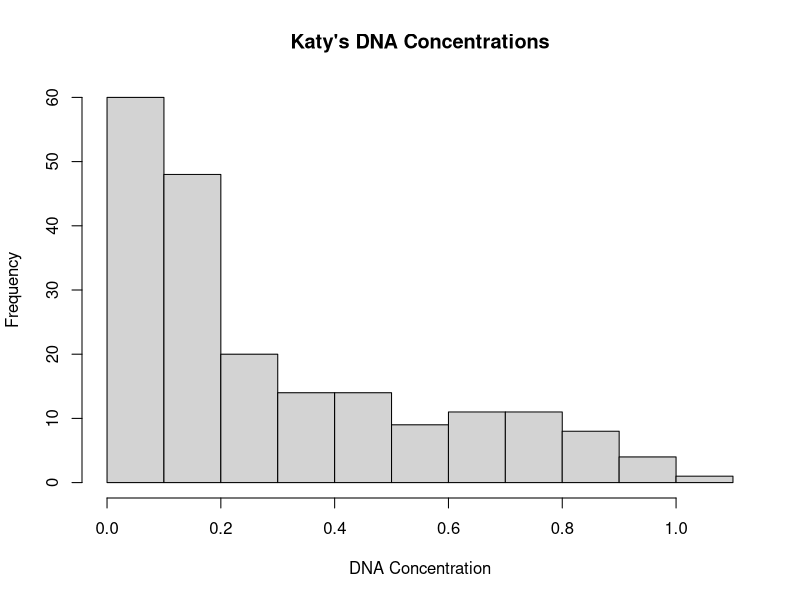
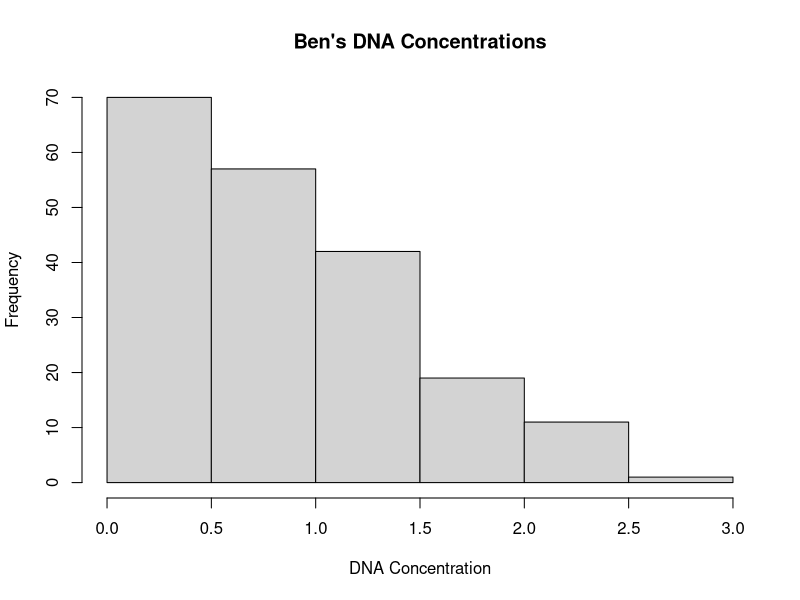
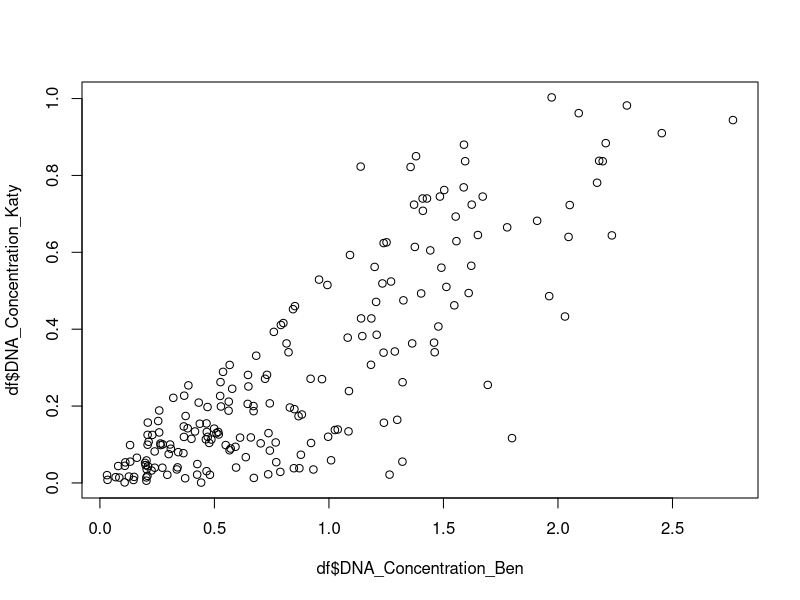
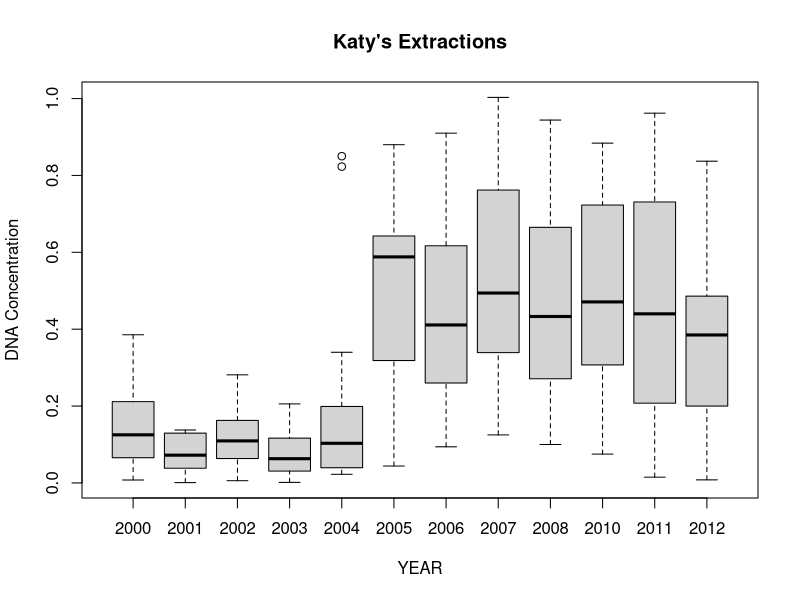
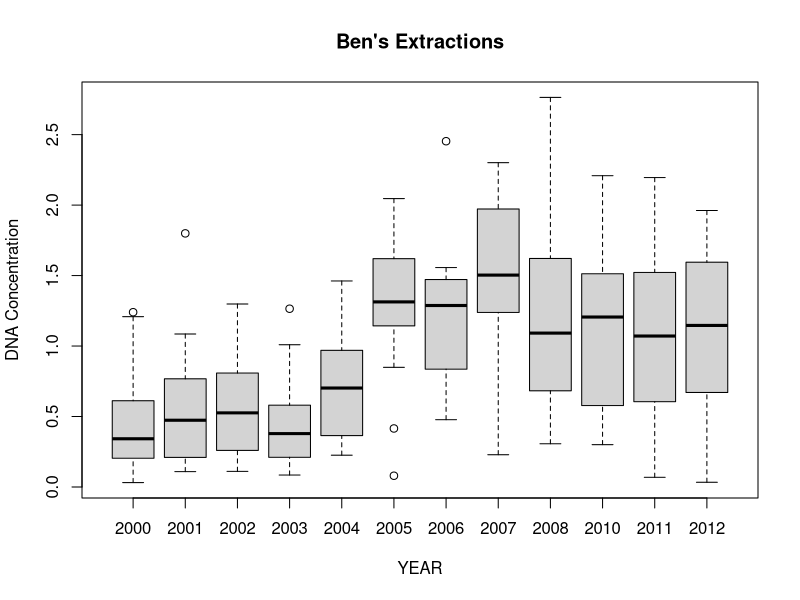
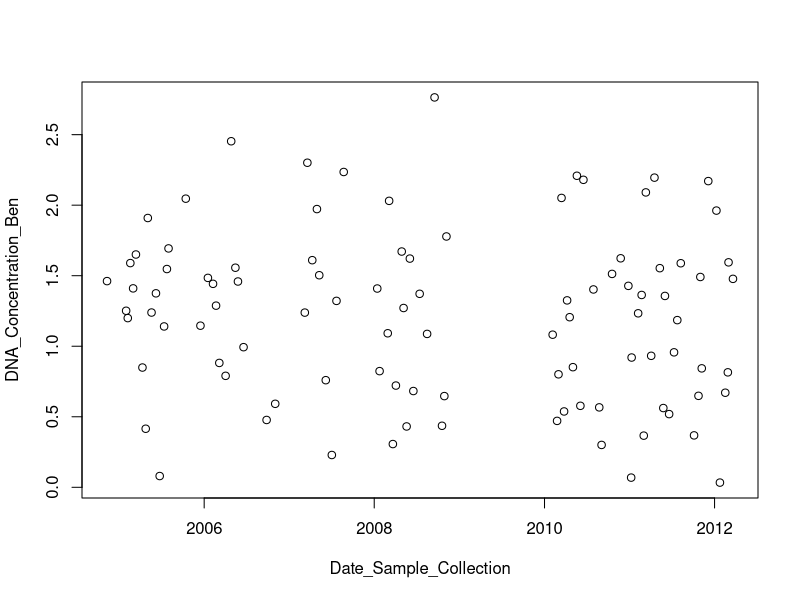

Write R code to recreate these figures, in order.
## Trevor D. Millar
## Skills Test 1 Revisited
## 12/12/2020

## Let's load up the libraries we will likely need:
library(tidyverse)

## Let's load up and explore the data set some:
df <- read_csv("./DNA_Conc_by_Extraction_Date.csv")
head(df)
names(df)

## This is q1 ---
hist(df$DNA_Concentration_Katy, xlab = "DNA Concentration", main = "Katy's DNA Concentrations")
hist(df$DNA_Concentration_Ben, xlab = "DNA Concentration", main = "Ben's DNA Concentrations")

## This is q2 ---  
jpeg("./MILLAR_Plot1.jpeg")
plot(x = (as.factor(df$Year_Collected)), y = df$DNA_Concentration_Katy , xlab = "YEAR", ylab = "DNA Concentration", main = "Katy's Extractions")
dev.off()
jpeg("./MILLAR_Plot2.jpeg")
plot(x = (as.factor(df$Year_Collected)), y = df$DNA_Concentration_Ben , xlab = "YEAR", ylab = "DNA Concentration", main = "Ben's Extractions")
dev.off()
## Q3 was added ^^^

##Q4 visualization
plot(x = df$DNA_Concentration_Ben, y = df$DNA_Concentration_Katy)
##Q4 real question
new_vector <- df$DNA_Concentration_Ben / df$DNA_Concentration_Katy
min_difference <- min(new_vector)
index_difference <- which(min_difference == new_vector)
lowest_difference_year <- df$Year_Collected[index_difference]
print(lowest_difference_year)
##Q5
subset_df_downstairs <- filter(df,Lab %in% "Downstairs")
jpeg("./Ben_DNA_over_time.jpeg")
plot(x = as.POSIXct(subset_df_downstairs$Date_Collected), y = subset_df_downstairs$DNA_Concentration_Ben, xlab = "Date_Sample_Collection",ylab = "DNA_Concentration_Ben")
dev.off() 


## Q6 -- Bonus
head(df) ## Take a look at the df again
## Lets group the data by year and summarize the whole year's data as the mean of the DNA concentrations
dfben <- group_by(df, Year_Collected) %>% summarize(mean_Ben = mean(DNA_Concentration_Ben)) 
dfben ## Take a look at Bens Yearly averages 1.46 was the max in 2007.
## Lets save dfben here
write.csv(dfben, "./Ben_Average_Conc.csv")
Ben_Max <- max(dfben$mean_Ben) ## Grab the 1.46 data
Ben_Max_Index <- which(dfben$mean_Ben == Ben_Max) ## Find the index of the data
Ben_Max_Year <- dfben$Year_Collected[Ben_Max_Index]
Ben_Max_Year ## 2007 is the right answer. 
